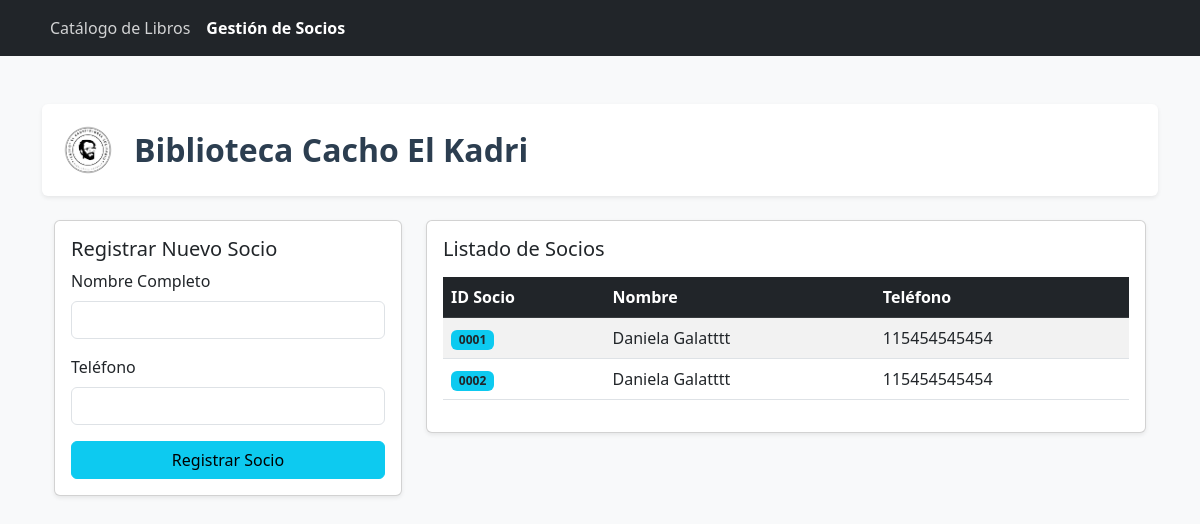
The page /socios on the database its author committed.
### tables this page shows
CREATE TABLE Socios (
            id_socio INTEGER PRIMARY KEY AUTOINCREMENT,
            nombre_completo TEXT NOT NULL,
            telefono TEXT NOT NULL
        );

### app.py (the view)
@app.route('/socios')
def lista_socios():
    conexion = sqlite3.connect("biblioteca.db")
    cursor = conexion.cursor()
    cursor.execute("SELECT id_socio, nombre_completo, telefono FROM Socios")
    socios = cursor.fetchall()
    conexion.close()
    return render_template('socios.html', socios=socios)

### templates/socios.html (shortened to what this page needs)
<!DOCTYPE html>
<html lang="es">
<head>
    <link href="https://cdn.jsdelivr.net/npm/bootstrap@5.3.0/dist/css/bootstrap.min.css" rel="stylesheet">
</head>
<body class="bg-light">
    <nav class="navbar navbar-expand-lg navbar-dark bg-dark">
        <div class="container">
            <div class="collapse navbar-collapse" id="navbarNav">
                <ul class="navbar-nav">
                    <li class="nav-item">
                        <a class="nav-link" href="/">Catálogo de Libros</a>
                    </li>
                    <li class="nav-item">
                        <a class="nav-link active" href="/socios">Gestión de Socios</a>
                    </li>
                </ul>
            </div>
        </div>
    </nav>
    <div class="container mt-5">
        <div class="d-flex align-items-center mb-4 p-3 bg-white rounded shadow-sm">
            <img src="{{ url_for('static', filename='img/logo.png') }}" alt="Logo" class="me-3" style="height: 60px; width: auto;">
            <h1 class="h2 m-0" style="color: #2c3e50; font-weight: 700;">Biblioteca Cacho El Kadri</h1>
        </div>
    <div class="container mt-4">
        <div class="row">
            <div class="col-md-4">
                <div class="card shadow-sm">
                    <div class="card-body">
                        <h5 class="card-title">Registrar Nuevo Socio</h5>
                        <form action="/guardar_socio" method="POST">
                            <div class="mb-3">
                                <label class="form-label">Nombre Completo</label>
                                <input type="text" name="nombre" class="form-control" required>
                            </div>
                            <div class="mb-3">
                                <label class="form-label">Teléfono</label>
                                <input type="text" name="telefono" class="form-control" required>
                            </div>
                            <button type="submit" class="btn btn-info w-100">Registrar Socio</button>
                        </form>
                    </div>
                </div>
            </div>
            <div class="col-md-8">
                <div class="card shadow-sm">
                    <div class="card-body">
                        <h5 class="card-title">Listado de Socios</h5>
                        <table class="table table-striped mt-3">
                            <thead class="table-dark">
                                <tr>
                                    <th>ID Socio</th>
                                    <th>Nombre</th>
                                    <th>Teléfono</th>
                                </tr>
                            </thead>
                            <tbody>
                                {% for socio in socios %}
                                <tr>
                                    <td><span class="badge bg-info text-dark">{{ "%04d" | format(socio[0]) }}</span></td>
                                    <td>{{ socio[1] }}</td>
                                    <td>{{ socio[2] }}</td>
                                </tr>
                                {% else %}
                                <tr>
                                    <td colspan="3" class="text-center">No hay socios registrados.</td>
                                </tr>
                                {% endfor %}
                            </tbody>
                        </table>
                    </div>
                </div>
            </div>
        </div>
    </div>
</body>
</html>

### templates/socios.html (style rules this page uses)
.bg-dark { background-color: #002d5a !important; }
.bg-info { background-color: #00aae4 !important; color: white !important; }
.navbar-dark .nav-link { color: rgba(255,255,255,.8) !important; }
.navbar-dark .nav-link.active { color: #fff !important; font-weight: bold; }
h1, h2, .card-title { color: #002d5a; }

### rows shown on the page
Socios: id_socio "0001", nombre_completo "Daniela Galatttt", telefono "115454545454"
Socios: id_socio "0002", nombre_completo "Daniela Galatttt", telefono "115454545454"
